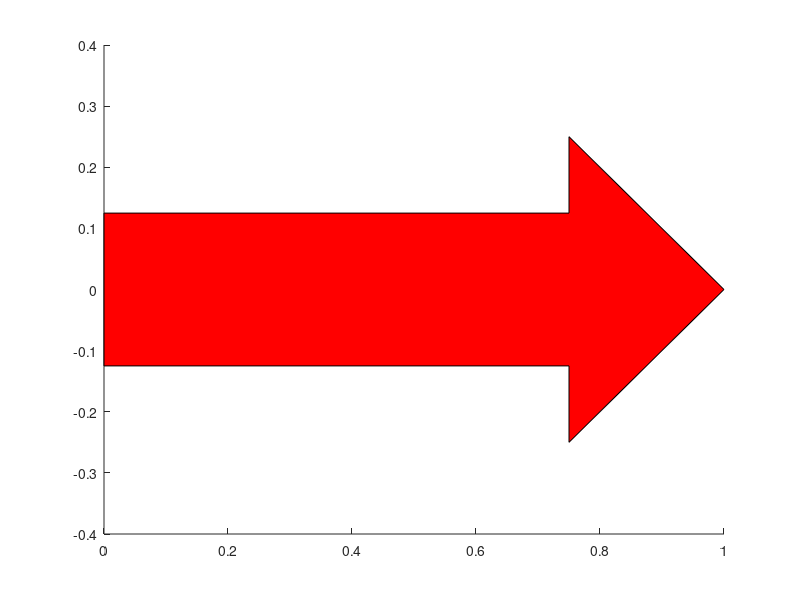

This figure's MATLAB source:
function HDL = wtbarrowX(option,varargin)
%WTBARROW Create Arrows.
%
%  example:
%       hdl = wtbarrowX('create');
%       set(gca,'Xlim',[0,1],'Ylim',[0,1]);
%       pause
%       hdl = wtbarrowX('create','Rotation',pi/2,'Scale',[0.5 0.5],'Color','b');
%       set(gca,'Xlim',[-2,2],'Ylim',[-2,2]);
%       pause
%       hdl = wtbarrowX('create','Translate',[1,0],'Rotation',pi/4,'Scale',[0.5 0.5],'Color','y');

%   M. Misiti, Y. Misiti, G. Oppenheim, J.M. Poggi 10-Feb-2003.
%   Last Revision: 04-Aug-2008.
%   Copyright 1995-2008 The MathWorks, Inc.
%   $Revision: 1.1 $  $Date: 2012/02/08 09:52:45 $

if nargin<1 , option = 'create'; end

% Defaults.
%------------
sca = ones(1,2);        
rot = 0;
tra = zeros(1,2);  

nbarg  = length(varargin);
switch option
    case {'create','createBIS','createTER'}
        % ------------------------------------------
        % Arrow construction.
        % ------------------------------------------
        %          x             H = HArrow
        %     <------------> <------->
        %                    =             ^
        %                    ===           |  W = WArrow
        %                    ====          v
        %     ====================      ^
        %     ======================    |
        %     ========================  |  2*E
        %     ======================    |
        %     ====================      v
        %                    ====
        %                    ===
        %                    =
        % ALFA is the angle of the arrow head
        % or W = WArrow.
        % Z = E + W;
        % ------------------------------------------
        
        % defaults.
        %----------
        axe = gca;
        vis = 'On';
        col = [1 0 0]; 
       %-------------
        alf = pi/4;
        W   = NaN;
        xP1 = 3/4;
        H   = 1/4;
        E   = 1/8;
        %-----------
        xP2 = 2*xP1;
        %------------          
        for k = 1:2:nbarg
            argType = varargin{k};
            argVal  = varargin{k+1};
            argType = lower(argType(1:3));
            switch argType
                case 'axe' , axe = argVal;
                case 'vis' , vis = argVal;
                case 'col' , col = argVal; 
                %------------------------
                case 'alf' , alf = argVal;
                case 'xp1' , xP1 = argVal;
                case 'xp2' , xP2 = argVal;    
                case 'har' , H   = argVal;
                case 'war' , W   = argVal;                    
                case 'wid' , E   = argVal;
                case 'hy1'  ,HY1 = argVal;
                %------------------------       
                case 'sca' , sca = argVal;        
                case 'rot' , rot = argVal;
                case 'tra' , tra = argVal;
            end
        end
        if isnan(W)
            Z =  tan(alf)*H;
            W = max(Z-E,0);
        end
        Z  = E + W;
        switch option
            case 'create'
                ArrowData = [...
                  0  xP1  xP1 xP1+H xP1 xP1 0  0; ...
                 -E  -E   -Z     0   Z   E  E -E ...
                    ];
            case 'createBIS'
                V  = HY1-H;
                y1 = -(E+HY1);
                y2 = y1+V;
                Xd = [0 2*E  2*E  xP1-E  xP1-E  xP1+E  xP1+E  xP2-E  xP2-E  xP2-Z  xP2   xP2+E+W  xP2+E  xP2+E  0   0];
                Yd = [y1 y1  -E    -E     y1      y1     -E    -E     y2      y2    y1      y2      y1+V   E    E  y1];
                ArrowData = [Xd ; Yd];
                
            case 'createTER'
                V  = HY1-H;
                y1 = -(E+HY1);
                y2 = y1+V;
                Xd = [0 2*E  2*E  xP1-E  xP1-E  xP1+E  xP1+E  xP2-E  xP2-E  xP2-Z  xP2   xP2+E+W  xP2+E  xP2+E  0   0];
                Yd = [y1 y1  -E    -E     y1      y1     -E    -E     y2      y2    y1      y2      y1+V   E    E  y1];
                N = 10;
                xx = linspace(2*E,xP1-E,N);
                t  = linspace(0,1,10);
                yy = y1 +  HY1*4*t.*(1-t);
                Xd = [Xd(1:2) xx Xd(5:end)];
                Yd = [Yd(1:2) yy Yd(5:end)];
                ArrowData = [Xd ; Yd];
              
        end
        %-------------------------------------------
        if ~(isequal(sca,ones(2,1)) || isequal(sca,ones(1,2)))
            MSca = [sca(1) 0 ; 0 sca(2)];
            ArrowData = MSca*ArrowData;
        end
        if ~isequal(rot,0)
            MRot = [cos(rot) sin(rot) ; -sin(rot) cos(rot)];
            ArrowData = MRot*ArrowData;
        end
        if ~(isequal(tra,zeros(2,1)) || isequal(tra,zeros(1,2)))
            VTra = [tra(1) ; tra(2)]; 
            ArrowData = ArrowData + VTra(:,ones(1,size(ArrowData,2)));
        end
        HDL = patch( ...
            'Parent',axe,...
            'Xdata',ArrowData(1,:),'Ydata',ArrowData(2,:),...
            'FaceColor',col,'Visible',vis);

    case {'special_1'}       
        % defaults.
        %----------
        axe = gca;
        vis = 'On';
        col = [1 0 0]; 
        %-------------
        alf = pi/4;
        W   = NaN;
        H   = 1/4;
        E   = 1/8;
        %-----------
        Xd = [1 2 3];
        Yd = [1 2 3];
        %------------          
        for k = 1:2:nbarg
            argType = varargin{k};
            argVal  = varargin{k+1};
            Large = min([3,length(argType)]);
            argType = lower(argType(1:Large));
            switch argType
                case 'axe' , axe = argVal;
                case 'vis' , vis = argVal;
                case 'col' , col = argVal; 
                %------------------------
                case 'xva' , Xd  = argVal;
                case 'yva' , Yd  = argVal;    
                case 'alf' , alf = argVal;
                case 'har' , H   = argVal;
                case 'war' , W   = argVal;                    
                case 'wid' , E   = argVal;
                %------------------------       
                case 'sca' , sca = argVal;        
                case 'rot' , rot = argVal;
                case 'tra' , tra = argVal;
            end
        end
        if isnan(W)
            Z =  tan(alf)*H;
            W = max(Z-E,0);
        end
        Ex = E;
        Ey = E;
        x1 = Xd(1); x2 = Xd(2); x3 = Xd(3);
        y1 = Yd(1); y2 = Yd(2); y3 = Yd(3);
        XY = zeros(2,20);
        XY(:,1)  = [x1-Ex ; y1];  
        XY(:,2)  = [x1+Ex ; y1]; 
        XY(:,3)  = [x1+Ex ; y2];  
        XY(:,4)  = [x2-Ex ; y2]; 
        XY(:,5)  = [x2-Ex ; y1];  
        XY(:,6)  = [x2+Ex ; y1]; 
        XY(:,7)  = [x2+Ex ; y2+2*Ey];
        XY(:,8)  = [(x1+x2)/2 + Ex ; y2+2*Ey]; 
        XY(:,9)  = [(x1+x2)/2 + Ex ; y3];
        XY(:,10) = [x3-Ex ; y3]; 
        XY(:,11) = [x3-Ex ; y1+H];
        XY(:,12) = [x3-Ex-W ; y1+H];
        XY(:,13) = [x3 ; y1];
        XY(:,14) = [x3+Ex+W ; y1+H];
        XY(:,15) = [x3+Ex ; y1+H];
        XY(:,16) = [x3+Ex ; y3+2*Ey];
        XY(:,17) = [(x1+x2)/2 - Ex ; y3+2*Ey];
        XY(:,18) = [(x1+x2)/2 - Ex ; y2+2*Ey];
        XY(:,19) = [x1-Ex ; y2+2*Ey];
        XY(:,20) = XY(:,1);
        %-------------------------------------------
        if ~(isequal(sca,ones(2,1)) || isequal(sca,ones(1,2)))
            MSca = [sca(1) 0 ; 0 sca(2)];
            XY = MSca*XY;
        end
        if ~isequal(rot,0)
            MRot = [cos(rot) sin(rot) ; -sin(rot) cos(rot)];
            XY = MRot*XY;
        end
        if ~(isequal(tra,zeros(2,1)) || isequal(tra,zeros(1,2)))
            VTra = [tra(1) ; tra(2)]; 
            XY = XY + VTra(:,ones(1,size(XY,2)));
        end
        HDL = patch( ...
            'Parent',axe,...
            'Xdata',XY(1,:),'Ydata',XY(2,:),...
            'FaceColor',col,'Visible',vis);
        
        
    case 'set'
        HDL = varargin{1};
        ArrowData = [get(HDL,'Xdata')' ; get(HDL,'Ydata')'];
        vis = get(HDL,'Visible');
        col = get(HDL,'FaceColor');
        for k = 2:2:nbarg
            argType = varargin{k};
            argVal  = varargin{k+1};
            argType = lower(argType(1:3));
            switch argType
                case 'vis' , vis = argVal;
                case 'col' , col = argVal; 
                case 'sca' , sca = argVal;        
                case 'rot' , rot = argVal;
                case 'tra' , tra = argVal;
            end
        end
        if ~(isequal(sca,ones(2,1)) || isequal(sca,ones(1,2)))
            MSca = [sca(1) 0 ; 0 sca(2)];
            ArrowData = MSca*ArrowData;
        end
        if ~isequal(rot,0)
            MRot = [cos(rot) sin(rot) ; -sin(rot) cos(rot)];
            ArrowData = MRot*ArrowData;
        end
        if ~(isequal(tra,zeros(2,1)) || isequal(tra,zeros(1,2)))
            VTra = [tra(1) ; tra(2)]; 
            ArrowData = ArrowData + VTra(:,ones(1,size(ArrowData,2)));
        end
        set(HDL, ...
            'Xdata',ArrowData(1,:),'Ydata',ArrowData(2,:), ...
            'FaceColor',col,'Visible',vis);
end

